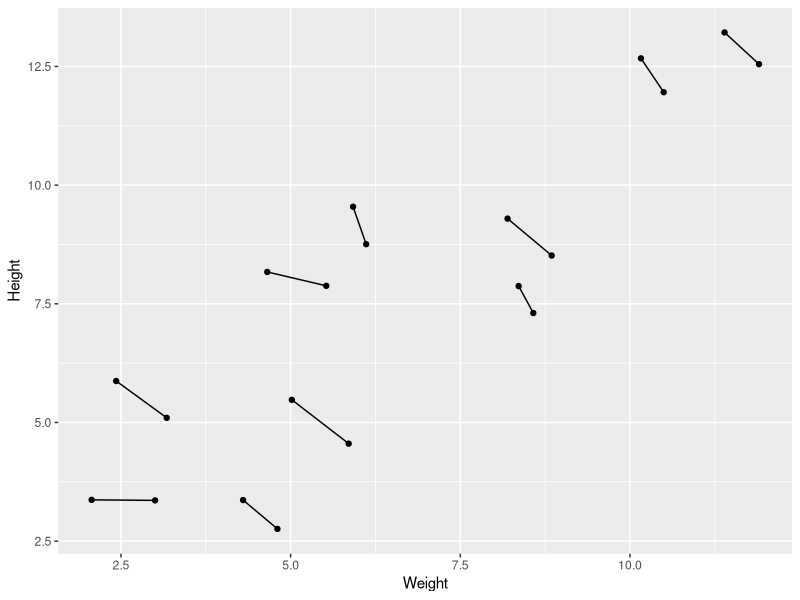
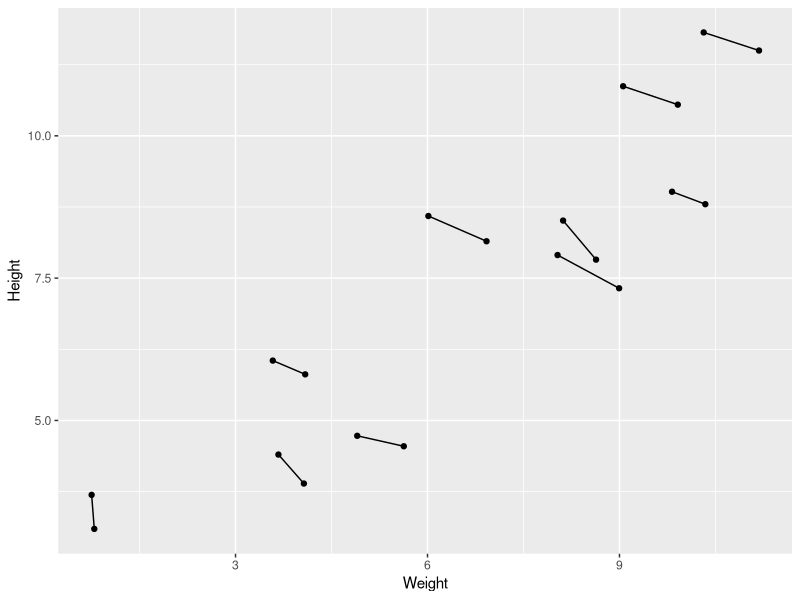
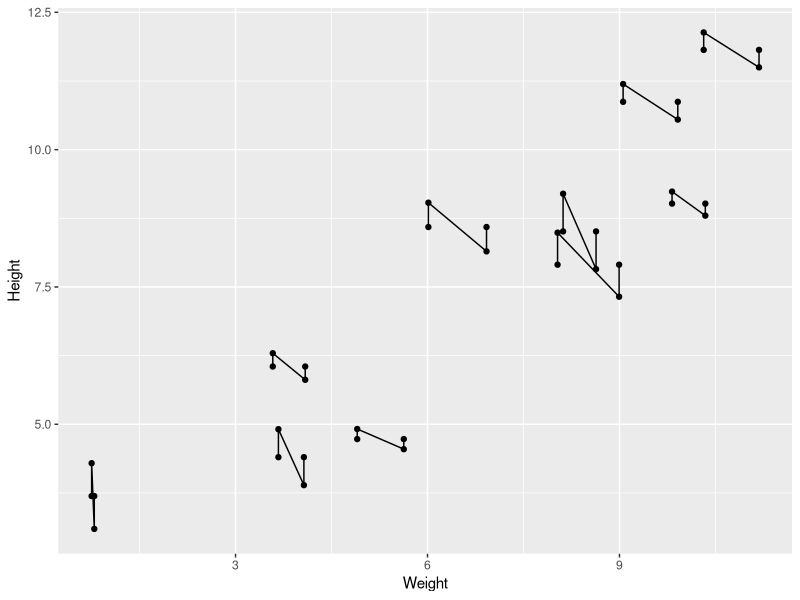

These figures' R source, in order:
## ---- chunk 1
library(ggplot2)
library(nlme)
library(lme4)
library(data.table)
## ---- chunk 2
set.seed(21)
Height=1:10; Height=Height+runif(10,min=0,max=3) #First height measurement
Weight=1:10; Weight=Weight+runif(10,min=0,max=3) #First weight measurement

Height2=Height+runif(10,min=0,max=1) #second height measurement
Weight2=Weight-runif(10,min=0,max=1) #second weight measurement

Height=c(Height,Height2) #combine height and wight measurements
Weight=c(Weight,Weight2)

DF=data.frame(Height,Weight) #generate data frame
DF$ID=as.factor(rep(1:10,2)) #add subject ID
DF$Number=as.factor(c(rep(1,10),rep(2,10)))

fit.lme=lme(Height~Weight,random=~1|ID,data=DF)
fit.lmer =lmer(Height~Weight+(1|ID),data=DF)
coef(fit.lme)
coef(fit.lmer)
qplot(x=Weight, y=Height, group=ID, data=DF) + geom_line()

## ---- chunk 3

set.seed(21)
Height=1:10; Height=Height+rnorm(10, mean=1.5, sd=.75) #First height measurement
Weight=1:10; Weight=Weight+rnorm(10, mean=1.5, sd=.75) #First weight measurement

Height2=Height+rnorm(10, mean=0.5, sd=.25) #second height measurement
Weight2=Weight-rnorm(10, mean=0.5, sd=.25) #second weight measurement

Height=c(Height,Height2) #combine height and wight measurements
Weight=c(Weight,Weight2)

DF=data.frame(Height,Weight) #generate data frame
DF$ID=as.factor(rep(1:10,2)) #add subject ID
DF$Number=as.factor(c(rep(1,10),rep(2,10)))

fit.lme=lme(Height~Weight,random=~1|ID,data=DF)
fit.lmer =lmer(Height~Weight+(1|ID),data=DF)
coef(fit.lme)
coef(fit.lmer)

qplot(x=Weight, y=Height, group=ID, data=DF) + geom_line()

## ---- chunk 4
#set.seed(21)
n <- 10^4
x <- runif(n, min=1, max=10)
#x <- 1:10
h1 <- x+runif(n, min=0, max=3)
w1 <- x+runif(n, min=0, max=3)
h2 <- h1+runif(n, min=0, max=1)
w2 <- w1-runif(n, min=0, max=1)
dt <- data.table(id=factor(rep(1:n, 2)),
                 h=c(h1, h2),
                 w=c(w1, w2))
# no pooling
coef(summary(lm(h1~w1)))
coef(summary(lm(h2~w2)))
# complete pooling
coef(summary(lm(h~w, data=dt)))
fit.lmer <- lmer(h~w + (1|id), data=dt)
coef(summary(fit.lmer))

## ---- chunk 5

# Original with normal error

set.seed(21)
n <- 10
id <- 1:n
# X is uniformly distributed
height_a <- runif(1:n, min=1, max=10)
height_b <- runif(1:n, min=0, max=1)
Weight=1:10; Weight=Weight+rnorm(10, mean=1.5, sd=.75) #First weight measurement

Height2=Height+rnorm(10, mean=0.5, sd=.25) #second height measurement
Weight2=Weight-rnorm(10, mean=0.5, sd=.25) #second weight measurement

Height=c(Height,Height2) #combine height and wight measurements
Weight=c(Weight,Weight2)

DF=data.frame(Height,Weight) #generate data frame
DF$ID=as.factor(rep(1:10,2)) #add subject ID
DF$Number=as.factor(c(rep(1,10),rep(2,10)))

fit.lme=lme(Height~Weight,random=~1|ID,data=DF)
fit.lmer =lmer(Height~Weight+(1|ID),data=DF)
coef(fit.lme)
coef(fit.lmer)

qplot(x=Weight, y=Height, group=ID, data=DF) + geom_line()

